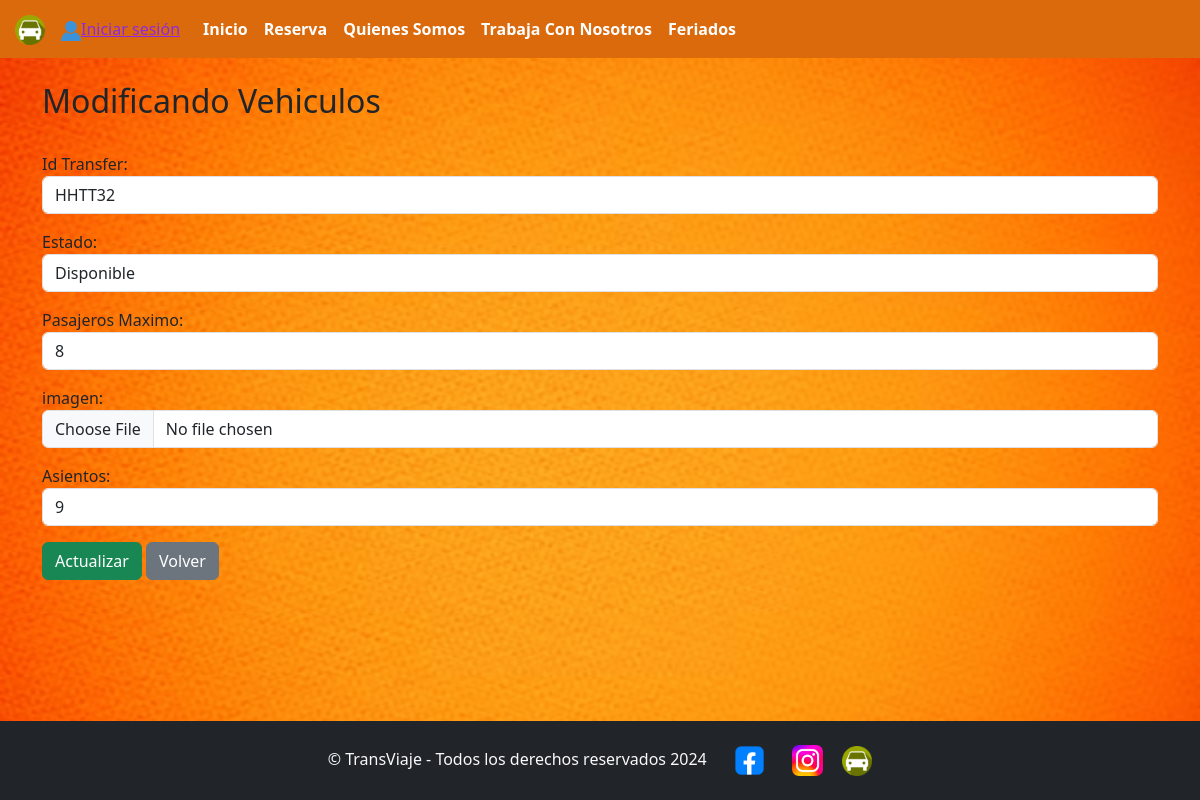
/inicio/modificar/HHTT32/, run on the app's committed database.
### biblioteca/models.py (models this page shows, shortened)
class Galon(models.Model):
    idGalon = models.CharField(primary_key=True, max_length=10, verbose_name='IdGalon')
    kg=models.IntegerField(blank=True, null=True, verbose_name="kg")
    marca = models.ForeignKey ('marca', on_delete=models.CASCADE, verbose_name='marca')
    cantidad=models.IntegerField(blank=True, null=True, verbose_name="Cantidad")
    imagen = models.ImageField(upload_to="imagenes", null=True, verbose_name='Imagen')
    precio=models.IntegerField(blank=True, null=True, verbose_name="Precio")

### biblioteca/views.py (the view)
# urls.py: path('modificar/<id>/', views.modificar, name="modificar"),
def modificar(request, id):
    galon = Galon.objects.get(idGalon=id)
    if request.method == 'POST':
        form = GalonesForms(request.POST, request.FILES, instance=galon)
        if form.is_valid():
            form.save()
            return redirect('productos')
    else:
        form = GalonesForms(instance=galon)
    datos = {
        'forModificar': form,
        'galon': galon
    }
    return render(request, 'modificar.html', datos)

### biblioteca/context_processor.py (called while the page is built, shortened)
def total_carrito(request):
    total = 0
    return {'total_carrito':int(total)}

### biblioteca/models.py (called while the page is built)
    def __str__(self):
        return self.nombreMarca

### biblioteca/templates/modificar.html (shortened to what this page needs)
{% load static %}
<!DOCTYPE html>
<html lang="en">
<head>
    <link rel="stylesheet" href="{% static 'css/misEstilos.css' %}">
    <link href="https://cdn.jsdelivr.net/npm/bootstrap@5.3.3/dist/css/bootstrap.min.css" rel="stylesheet">
</head>
<body>
    <nav class="navbar navbar-expand-sm navbar-light bg-light, menu">
          <a href="{% url 'inicio' %}" class="navbar-brand">
            <img src="{% static 'img/icono transfer.webp' %}" width="30px" height="30px" style="margin-left: 15px;">
          </a>
          <div class="collapse navbar-collapse" id="opciones">
            <div>
              {% if user.is_authenticated %}
                      <a href="#" style="color:blueviolet; font-size: 12px; justify-content: right;">Bienvenid@ {{user.username}}</a>
                      <a href="{% url 'cerrar' %}" id="userBookStop">
                          <img src="{% static 'img/user-vector-icon.png' %}" alt="NO DATA FOUND" width="20px">Cerrar sesión
                      </a>
              {% else %}
                  <a href="{% url 'login' %}" id="userBookSto" style="color:blueviolet; text-align:  right;">
                      <img src="{% static 'img/user-vector-icon.png' %}" alt="NO DATA FOUND" width="20px">Iniciar sesión
                  </a>
              {% endif %}
          </div>
          <div class="collapse navbar-collapse" id="opciones">
            <ul class="navbar-nav" style="margin-left: 15px;">
              <li class="nav-item">
                <a class="nav-link" href="{% url 'inicio' %}">Inicio</a>
              </li>
              <li class="nav-item">
                <a class="nav-link" href="{% url 'tienda' %}">Reserva</a>
              </li>
            <li class="nav-item">
              <a class="nav-link" href="{% url 'quienesSomos' %}">Quienes Somos</a>
            </li>
              <li class="nav-item">
                <a class="nav-link" href="{% url 'trabajaConNosotros' %}">Trabaja Con Nosotros</a>
              </li>
              <li class="nav-item">
                <a class="nav-link" href="{% url 'disponibilidad' %}">Feriados</a>
              </li>
            </ul>
          </div>
    </nav>
    <main class="container mt-4">
        <h2>Modificando Vehiculos</h2>
        <br>
        <form action="{% url 'modificar' galon.idGalon %}" method="POST" enctype="multipart/form-data" id="formulario">
            <div class="mb-3">
                <label for="Id Transfer">Id Transfer: </label>
                {{ forModificar.idGalon }}
            </div>
            <div class="mb-3">
                <label for="marca">Estado: </label>
                {{ forModificar.marca }}
            </div>
            <div class="mb-3">
                <label for="cantidad">Pasajeros Maximo: </label>
                {{ forModificar.cantidad }}
            </div>
            <div class="mb-3">
                {{ forModificar.imagen.label_tag }}
                {{ forModificar.imagen }}
            </div>
            <div class="mb-3">
                <label for="kg">Asientos: </label>
                {{ forModificar.kg }}
            </div>
            <button type="submit" class="btn btn-success">Actualizar</button>
            <a href="{% url 'productos' %}" class="btn btn-secondary">Volver</a>
        </form>
    </main>
    <footer class="footer bg-dark text-light text-center py-3 fixed-bottom">
        <div class="container">
            <span> &copy; TransViaje - Todos los derechos reservados 2024</span>
            <a href="https://www.facebook.com/jano.gas.1/?locale=es_LA" class="RedesSociales">
              <img src="{% static 'img/feibukk.webp' %}" width="47px" height="47px" style="margin-left: 15px;">
            </a>
            <a href="https://www.instagram.com/jano_gas?igsh=MWUxNHcxMTV5c2h1ZQ%3D%3D" class="RedesSociales">
              <img src="{% static 'img/instagraaaam.png' %}" width="31px" height="31px" style="margin-left: 15px;">
            </a>
            <a href="index.html" class="RedesSociales">
              <img src="{% static 'img/icono transfer.webp' %}" width="30px" height="30px" style="margin-left: 15px;">
            </a>
        </div>
      </footer>
</body>
</html>
</body>
</html>

### biblioteca/static/css/misEstilos.css (style rules this page uses)
body { background-image: url("../img/Fondo\ naranjo.avif"); background-size: cover; }
.menu { background-color:rgb(219, 106, 13); }
.navbar-nav .nav-link { color: rgb(255, 255, 255); font-weight: bolder; }
.footer { max-width: 100%; padding: 20px 0; }
.RedesSociales { text-decoration: none; }

### data on the page
Galon: idGalon "HHTT32", marca "Disponible", cantidad "8", kg "9"

### other printed values
{{ forModificar.imagen.label_tag }} "imagen:"
